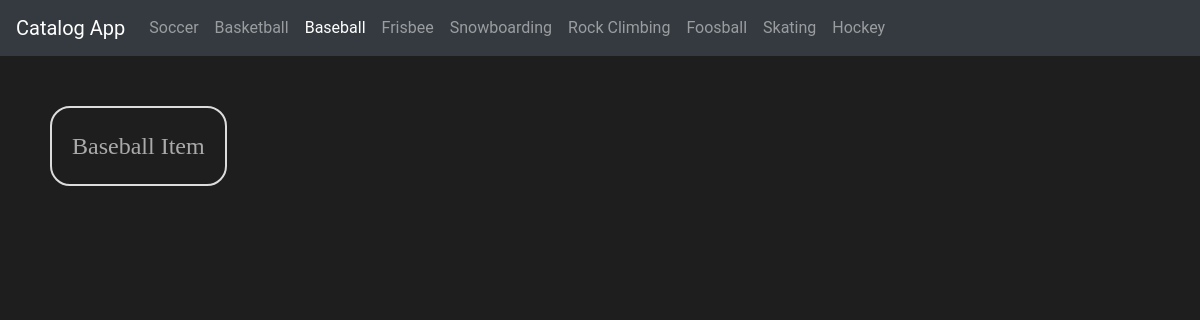
The page /category/3 on the database its author committed.
### database_setup.py (models this page shows, shortened)
class Category(Base):
    __tablename__ = 'category'
    id = Column(Integer, primary_key=True)
    title = Column(String(250), nullable=False)

class Item(Base):
    __tablename__ = 'item'
    id = Column(Integer, primary_key=True)
    title = Column(String(250), nullable=False)
    description = Column(Text, nullable=False)
    user_id = Column(Integer, ForeignKey('user.id'))
    user = relationship(User)
    category_id = Column(Integer, ForeignKey('category.id'))
    category = relationship(Category)
    created_at = Column(DateTime, default=datetime.datetime.utcnow)

### app.py (the view)
@app.route('/category/<int:category_id>')
def showCategory(category_id):
    category_items = session.query(Item).filter_by(
        category_id=category_id).all()
    category_title = session.query(
        Category).filter_by(id=category_id).one().title
    return render_template(
            'category.html', category_items=category_items,
            category_id=category_id, category_title=category_title)

### app.py (called while the page is built)
@app.context_processor
def inject_categories():
    categories_db = session.query(Category).all()
    return dict(categories=categories_db)

@app.context_processor
def inject_login_status():
    state = get_state_token()
    if 'username' in login_session:
        isLoggedIn = True
    else:
        isLoggedIn = False
    return dict(isLoggedIn=isLoggedIn, user_info=login_session, STATE=state)

def get_state_token():
    if 'state' in login_session:
        return login_session['state']
    else:
        state = ''.join(
            random.choice(string.ascii_uppercase + string.digits)
            for x in range(32))
        login_session['state'] = state
        return state

### templates/category.html (shortened to what this page needs)
{% extends "main.html" %}
{% block content %}
<div class="content">
    {% if category_items == [] %}
        <p class="noItemsText">No items were added in this category.</p>
    {% else %}
        {% for item in category_items %}
            <a href="{{url_for('showItem', item_id=item.id)}}" class="itemContainer"><span class="itemTitle">{{ item.title }}</span></a>
        {% endfor %}
    {% endif %}
</div>
{% endblock %}

### templates/header.html (shortened to what this page needs)
<nav class="navbar navbar-expand-lg navbar-dark bg-dark">
    <a class="navbar-brand" href="{{url_for('main')}}">Catalog App</a>
    <div class="collapse navbar-collapse" id="navbarNav">
      <ul class="navbar-nav">
        {% for category in categories %}
            <li id="{{category.id}}" class="nav-item">
            <a class="nav-link" href="{{url_for('showCategory', category_id=category.id)}}">{{ category.title }}</a>
            </li>
        {% endfor %}
      </ul>
    </div>
  </nav>

### static/styles.css (style rules this page uses)
body { background-color: #1e1e1e; font-family: 'Roboto'; }
.itemContainer { color: #aaa; font-family: 'Roboto-Light'; padding: 20px; border-color: #DCDCDC; border-width: 2px; border-radius: 20px; border-style: solid; display: inline-block; margin: 10px; }
.itemContainer > .itemTitle { font-size: 24px; display: block; font-family: 'Roboto-Regular' }
.content { padding: 40px; }

### rows shown on the page
Category: title "Soccer"
Category: title "Basketball"
Category: title "Baseball"
Category: title "Frisbee"
Category: title "Snowboarding"
Category: title "Rock Climbing"
Category: title "Foosball"
Category: title "Skating"
Category: title "Hockey"
Item: title "Baseball Item"
